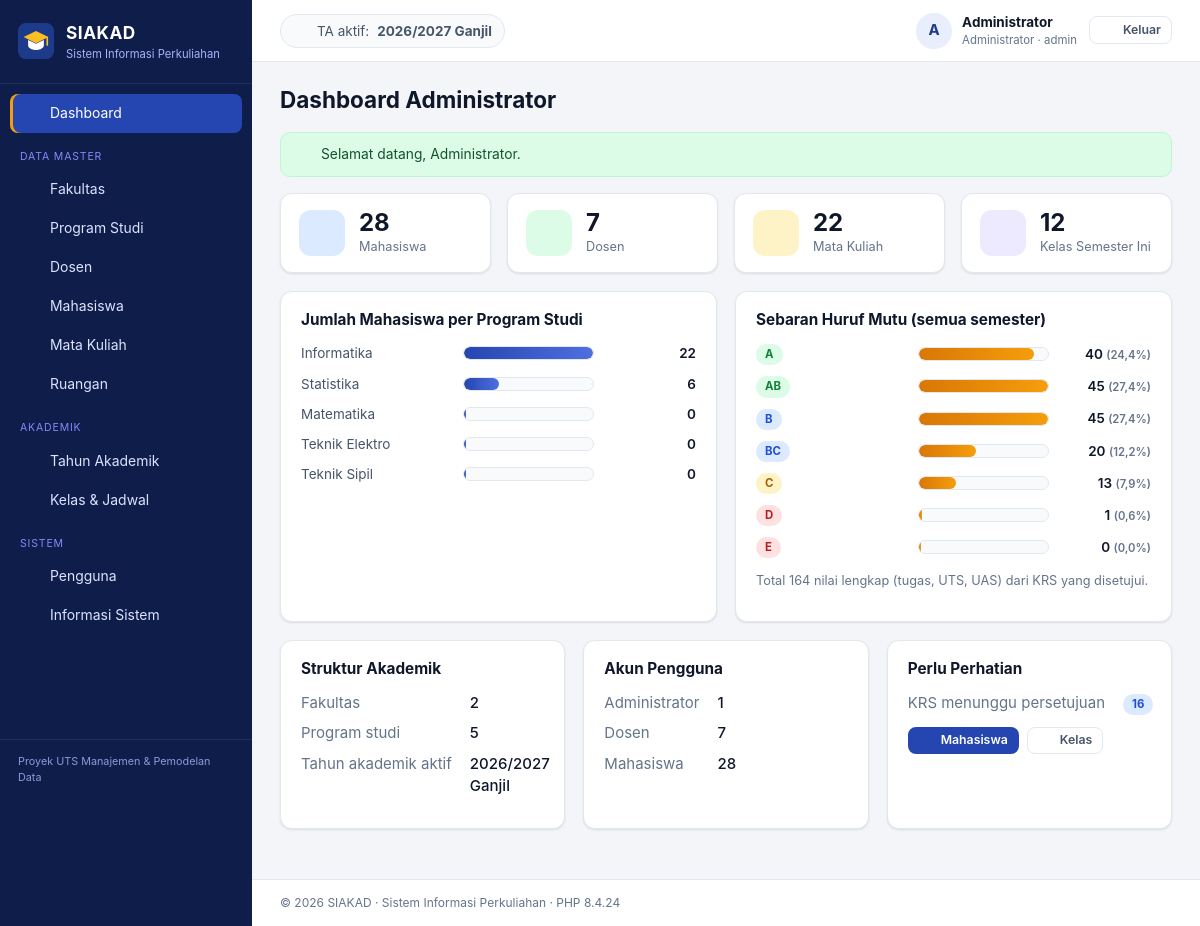
Page /index.php?page=dashboard (signed in) on the committed database.
### tables this page shows
CREATE TABLE tahun_akademik (
  id_ta       INT UNSIGNED NOT NULL AUTO_INCREMENT,
  tahun       CHAR(9)      NOT NULL,               
  semester    ENUM('Ganjil','Genap') NOT NULL,
  is_aktif    TINYINT(1)   NOT NULL DEFAULT 0,
  created_at  TIMESTAMP    NOT NULL DEFAULT CURRENT_TIMESTAMP,
  PRIMARY KEY (id_ta),
  UNIQUE KEY uq_ta (tahun, semester)
);

CREATE TABLE skala_nilai (
  huruf        VARCHAR(2)   NOT NULL,
  batas_bawah  DECIMAL(5,2) NOT NULL,
  batas_atas   DECIMAL(5,2) NOT NULL,
  bobot        DECIMAL(3,2) NOT NULL,
  PRIMARY KEY (huruf)
);

### app/core/Controller.php (called while the page is built, shortened)
<?php
abstract class Controller
{
    protected function render(string $view, array $data = [], string $layout = 'layouts/main'): void
    {
        $viewFile = APP_PATH . '/views/' . $view . '.php';
        extract($data, EXTR_SKIP);
        require $viewFile;
        $content = ob_get_clean();
        require APP_PATH . '/views/' . $layout . '.php';
    }
}

### app/controllers/DashboardController.php (called while the page is built, shortened)
<?php
class DashboardController extends Controller
{
    public function index(): void
    {
        $ta = (new TahunAkademik())->aktif();
        $idTa = $ta ? (int) $ta['id_ta'] : null;
        match (Auth::role()) {
            'admin'     => $this->admin($ta, $idTa),
            'dosen'     => $this->dosen($ta, $idTa),
            'mahasiswa' => $this->mahasiswa($ta, $idTa),
        };
    }
    private function admin(?array $ta, ?int $idTa): void
    {
        $stat = new Statistik();
        $this->render('dashboard/admin', [
            'title'      => 'Dashboard Administrator',
            'ta'         => $ta,
            'ringkasan'  => $stat->ringkasan($idTa),
            'perProdi'   => $stat->mahasiswaPerProdi(),
            'sebaran'    => $stat->sebaranHuruf(),
            'akun'       => (new User())->countByRole(),
        ]);
    }
}

### index.php (called while the page is built, shortened)
<?php
require APP_PATH . '/core/helpers.php';
spl_autoload_register(function (string $class): void {
    foreach (['core', 'controllers', 'models'] as $dir) {
        $file = APP_PATH . "/$dir/$class.php";
        if (is_file($file)) {
            return;
        }
    }
});
$page = (string) ($_GET['page'] ?? (Auth::check() ? 'dashboard' : 'login'));
$action = (string) ($_GET['action'] ?? 'index');
$method = lcfirst(str_replace(' ', '', ucwords(str_replace('-', ' ', $action))));
$controller = new $controllerClass();
try {
    $controller->$method();
} catch (PDOException $e) {
    error_log('[SIAKAD] ' . $e->getMessage());
    if ($_SERVER['REQUEST_METHOD'] === 'POST') {
        flash('error', db_error_message($e));
        $back = $_SERVER['HTTP_REFERER'] ?? url($page);
        header('Location: ' . $back);
        exit;
    }
    abort(500, db_error_message($e));
}

### app/core/Model.php (called while the page is built, shortened)
<?php
abstract class Model
{
    protected PDO $db;
    public function __construct()
    {
        $this->db = Database::connection();
    }
    protected function fetchAll(string $sql, array $params = []): array
    {
        $stmt = $this->db->prepare($sql);
        $stmt->execute($params);
        return $stmt->fetchAll();
    }
    protected function fetchOne(string $sql, array $params = []): ?array
    {
        $stmt = $this->db->prepare($sql);
        $stmt->execute($params);
        $row = $stmt->fetch();
        return $row === false ? null : $row;
    }
}

### app/core/Database.php (called while the page is built)
<?php
final class Database
{
    private static ?PDO $pdo = null;
    public static function connection(): PDO
    {
        if (self::$pdo === null) {
            $c = config();
            $dsn = sprintf(
                'mysql:host=%s;port=%d;dbname=%s;charset=utf8mb4',
                $c['db_host'],
                $c['db_port'],
                $c['db_name']
            );
            self::$pdo = new PDO($dsn, $c['db_user'], $c['db_pass'], [
                PDO::ATTR_ERRMODE            => PDO::ERRMODE_EXCEPTION,
                PDO::ATTR_DEFAULT_FETCH_MODE => PDO::FETCH_ASSOC,
                PDO::ATTR_EMULATE_PREPARES   => false,
            ]);
            self::$pdo->exec("SET time_zone = '+07:00'");
        }
        return self::$pdo;
    }
}

### app/models/Statistik.php (called while the page is built, shortened)
<?php
class Statistik extends Model
{
    public function ringkasan(?int $idTa): array
    {
        return $this->fetchOne(
            "SELECT
                (SELECT COUNT(*) FROM fakultas)      AS fakultas,
                (SELECT COUNT(*) FROM program_studi) AS prodi,
                (SELECT COUNT(*) FROM dosen)         AS dosen,
                (SELECT COUNT(*) FROM mahasiswa)     AS mahasiswa,
                (SELECT COUNT(*) FROM mata_kuliah)   AS mata_kuliah,
                (SELECT COUNT(*) FROM kelas WHERE id_ta = ?) AS kelas_aktif,
                (SELECT COUNT(*) FROM krs k JOIN kelas kl ON kl.id_kelas = k.id_kelas
                  WHERE kl.id_ta = ? AND k.status = 'Diajukan') AS krs_menunggu",
            [$idTa, $idTa]
        ) ?? [];
    }
    public function mahasiswaPerProdi(): array
    {
        return $this->fetchAll(
            "SELECT p.nama_prodi, COUNT(m.id_mahasiswa) AS jumlah
             FROM program_studi p
             LEFT JOIN mahasiswa m ON m.id_prodi = p.id_prodi
             GROUP BY p.id_prodi
             ORDER BY jumlah DESC, p.nama_prodi"
        );
    }
    public function sebaranHuruf(?int $idTa = null): array
    {
        $sql = "SELECT s.huruf, COUNT(v.id_nilai) AS jumlah
                FROM skala_nilai s
                LEFT JOIN v_nilai_akhir v ON v.huruf = s.huruf" . ($idTa ? ' AND v.id_ta = ?' : '') . "
                GROUP BY s.huruf, s.batas_bawah
                ORDER BY s.batas_bawah DESC";
        return $this->fetchAll($sql, $idTa ? [$idTa] : []);
    }
}

### config/config.php (called while the page is built, shortened)
<?php
$env = static function (string $key, $default) {
    $value = getenv($key);
    return $value === false || $value === '' ? $default : $value;
};
$config = [
    'app_name'     => 'SIAKAD',
    'app_subtitle' => 'Sistem Informasi Perkuliahan',
    'db_host'      => $env('DB_HOST', '127.0.0.1'),
    'db_port'      => (int) $env('DB_PORT', 3306),
    'db_name'      => $env('DB_NAME', 'db_siakad'),
    'db_user'      => $env('DB_USER', 'root'),
    'db_pass'      => $env('DB_PASS', ''),
    'timezone'     => 'Asia/Jakarta',
    'debug'        => filter_var($env('APP_DEBUG', false), FILTER_VALIDATE_BOOLEAN),
];
$local = __DIR__ . '/config.local.php';
return $config;

### app/models/TahunAkademik.php (called while the page is built, shortened)
<?php
class TahunAkademik extends Model
{
    public function aktif(): ?array
    {
        return $this->fetchOne('SELECT * FROM tahun_akademik WHERE is_aktif = 1 LIMIT 1');
    }
}

### app/core/Auth.php (called while the page is built, shortened)
<?php
final class Auth
{
    public static function user(): ?array
    {
        return $_SESSION['user'] ?? null;
    }
}

### app/models/User.php (called while the page is built, shortened)
<?php
class User extends Model
{
    public function countByRole(): array
    {
        return array_column($this->fetchAll('SELECT role, COUNT(*) AS n FROM users GROUP BY role'), 'n', 'role');
    }
}

### app/views/dashboard/admin.php (the view)
<?php
$cards = [
    ['Mahasiswa', $ringkasan['mahasiswa'] ?? 0, 'users', 'admin/mahasiswa', 'c-blue'],
    ['Dosen', $ringkasan['dosen'] ?? 0, 'user', 'admin/dosen', 'c-green'],
    ['Mata Kuliah', $ringkasan['mata_kuliah'] ?? 0, 'book', 'admin/mata-kuliah', 'c-amber'],
    ['Kelas Semester Ini', $ringkasan['kelas_aktif'] ?? 0, 'grid', 'admin/kelas', 'c-purple'],
];
$maxProdi = max(array_column($perProdi, 'jumlah') ?: [1]) ?: 1;
$maxHuruf = max(array_column($sebaran, 'jumlah') ?: [1]) ?: 1;
$totalNilai = array_sum(array_column($sebaran, 'jumlah'));
?>
<div class="stat-grid">
    <?php foreach ($cards as [$label, $value, $ic, $link, $color]): ?>
        <a class="stat-card <?= $color ?>" href="<?= e(url($link)) ?>">
            <div class="stat-icon"><?= icon($ic, 22) ?></div>
            <div>
                <div class="stat-value"><?= e($value) ?></div>
                <div class="stat-label"><?= e($label) ?></div>
            </div>
        </a>
    <?php endforeach; ?>
</div>
<div class="grid-2">
    <section class="card">
        <div class="card-head"><h2>Jumlah Mahasiswa per Program Studi</h2></div>
        <div class="bars">
            <?php foreach ($perProdi as $p): ?>
                <div class="bar-row">
                    <span class="bar-label"><?= e($p['nama_prodi']) ?></span>
                    <span class="bar-track"><span class="bar-fill" style="width: <?= round($p['jumlah'] / $maxProdi * 100) ?>%"></span></span>
                    <span class="bar-value"><?= e($p['jumlah']) ?></span>
                </div>
            <?php endforeach; ?>
        </div>
    </section>
    <section class="card">
        <div class="card-head"><h2>Sebaran Huruf Mutu (semua semester)</h2></div>
        <div class="bars">
            <?php foreach ($sebaran as $s): ?>
                <div class="bar-row">
                    <span class="bar-label"><span class="badge <?= badge_class($s['huruf']) ?>"><?= e($s['huruf']) ?></span></span>
                    <span class="bar-track"><span class="bar-fill alt" style="width: <?= round($s['jumlah'] / $maxHuruf * 100) ?>%"></span></span>
                    <span class="bar-value"><?= e($s['jumlah']) ?> <small class="muted">(<?= $totalNilai ? angka($s['jumlah'] / $totalNilai * 100, 1) : 0 ?>%)</small></span>
                </div>
            <?php endforeach; ?>
        </div>
        <p class="muted small">Total <?= e($totalNilai) ?> nilai lengkap (tugas, UTS, UAS) dari KRS yang disetujui.</p>
    </section>
</div>
<div class="grid-3">
    <section class="card">
        <div class="card-head"><h2>Struktur Akademik</h2></div>
        <dl class="kv">
            <dt>Fakultas</dt><dd><?= e($ringkasan['fakultas'] ?? 0) ?></dd>
            <dt>Program studi</dt><dd><?= e($ringkasan['prodi'] ?? 0) ?></dd>
            <dt>Tahun akademik aktif</dt><dd><?= $ta ? e($ta['tahun'] . ' ' . $ta['semester']) : '-' ?></dd>
        </dl>
    </section>
    <section class="card">
        <div class="card-head"><h2>Akun Pengguna</h2></div>
        <dl class="kv">
            <dt>Administrator</dt><dd><?= e($akun['admin'] ?? 0) ?></dd>
            <dt>Dosen</dt><dd><?= e($akun['dosen'] ?? 0) ?></dd>
            <dt>Mahasiswa</dt><dd><?= e($akun['mahasiswa'] ?? 0) ?></dd>
        </dl>
    </section>
    <section class="card">
        <div class="card-head"><h2>Perlu Perhatian</h2></div>
        <dl class="kv">
            <dt>KRS menunggu persetujuan</dt><dd><span class="badge badge-info"><?= e($ringkasan['krs_menunggu'] ?? 0) ?></span></dd>
        </dl>
        <div class="quick-links">
            <a class="btn btn-sm btn-primary" href="<?= e(url('admin/mahasiswa', ['action' => 'create'])) ?>"><?= icon('plus', 15) ?><span>Mahasiswa</span></a>
            <a class="btn btn-sm btn-ghost" href="<?= e(url('admin/kelas', ['action' => 'create'])) ?>"><?= icon('plus', 15) ?><span>Kelas</span></a>
        </div>
    </section>
</div>

### app/views/layouts/main.php (shortened to what this page needs)
<?php
$user = Auth::user();
$role = $user['role'];
$taAktif = (new TahunAkademik())->aktif();
$menu = [
    'admin' => [
        ['Dashboard', 'dashboard', 'home'],
        ['__', 'Data Master'],
        ['Fakultas', 'admin/fakultas', 'building'],
        ['Program Studi', 'admin/prodi', 'layers'],
        ['Dosen', 'admin/dosen', 'user'],
        ['Mahasiswa', 'admin/mahasiswa', 'users'],
        ['Mata Kuliah', 'admin/mata-kuliah', 'book'],
        ['Ruangan', 'admin/ruangan', 'map'],
        ['__', 'Akademik'],
        ['Tahun Akademik', 'admin/tahun-akademik', 'calendar'],
        ['Kelas & Jadwal', 'admin/kelas', 'grid'],
        ['__', 'Sistem'],
        ['Pengguna', 'admin/pengguna', 'key'],
        ['Informasi Sistem', 'admin/sistem', 'server'],
    ],
    'dosen' => [
        ['Dashboard', 'dashboard', 'home'],
        ['__', 'Pengajaran'],
        ['Kelas & Input Nilai', 'dosen/kelas', 'clipboard'],
        ['Perwalian (KRS)', 'dosen/perwalian', 'users'],
    ],
    'mahasiswa' => [
        ['Dashboard', 'dashboard', 'home'],
        ['__', 'Akademik'],
        ['Isi KRS', 'mahasiswa/krs', 'clipboard'],
        ['Kartu Hasil Studi', 'mahasiswa/khs', 'file'],
        ['Transkrip Nilai', 'mahasiswa/transkrip', 'award'],
    ],
][$role];
$roleLabel = ['admin' => 'Administrator', 'dosen' => 'Dosen', 'mahasiswa' => 'Mahasiswa'][$role];
?>
<!doctype html>
<html lang="id">
<head>
    <link rel="stylesheet" href="<?= e(asset('css/style.css')) ?>">
</head>
<body class="role-<?= e($role) ?>">
<div class="app">
    <aside class="sidebar" id="sidebar">
        <a class="brand" href="<?= e(url('dashboard')) ?>">
            <img src="<?= e(asset('img/logo.svg')) ?>" alt="" width="36" height="36">
            <span>
                <strong><?= e(config('app_name')) ?></strong>
                <small><?= e(config('app_subtitle')) ?></small>
            </span>
        </a>
        <nav class="nav">
            <?php foreach ($menu as $item): ?>
                <?php if ($item[0] === '__'): ?>
                    <div class="nav-section"><?= e($item[1]) ?></div>
                <?php else: ?>
                    <a class="nav-link<?= $item[1] === 'dashboard' ? (($_GET['page'] ?? 'dashboard') === 'dashboard' ? ' active' : '') : is_active_page($item[1]) ?>"
                       href="<?= e(url($item[1])) ?>"><?= icon($item[2]) ?><span><?= e($item[0]) ?></span></a>
                <?php endif; ?>
            <?php endforeach; ?>
        </nav>
        <div class="sidebar-foot">Proyek UTS Manajemen &amp; Pemodelan Data</div>
    </aside>
    <div class="main">
        <header class="topbar">
            <div class="topbar-ta">
                <?= icon('calendar', 16) ?>
                <?php if ($taAktif): ?>
                    TA aktif: <strong><?= e($taAktif['tahun']) ?> <?= e($taAktif['semester']) ?></strong>
                <?php else: ?>
                    Belum ada tahun akademik aktif
                <?php endif; ?>
            </div>
            <div class="topbar-user">
                <a href="<?= e(url('profil')) ?>" class="user-chip">
                    <span class="avatar"><?= e(mb_strtoupper(mb_substr(preg_replace('/^(Dr\.|Ir\.)\s*/', '', $user['nama']), 0, 1))) ?></span>
                    <span class="user-meta">
                        <strong><?= e($user['nama']) ?></strong>
                        <small><?= e($roleLabel) ?> · <?= e($user['username']) ?></small>
                    </span>
                </a>
                <form method="post" action="<?= e(url('logout', ['action' => 'logout'])) ?>">
                    <button class="btn btn-sm btn-ghost" type="submit"><?= icon('logout', 16) ?><span>Keluar</span></button>
                </form>
            </div>
        </header>
        <main class="content">
            <div class="page-head">
                <h1><?= e($title ?? '') ?></h1>
            </div>
            <?php foreach (['success', 'error'] as $type): ?>
                <?php if ($msg = flash($type)): ?>
                    <div class="alert alert-<?= $type ?>" role="alert">
                        <?= icon($type === 'success' ? 'check' : 'x', 16) ?><span><?= e($msg) ?></span>
                    </div>
                <?php endif; ?>
            <?php endforeach; ?>
            <?= $content ?>
        </main>
        <footer class="footer">
            &copy; <?= date('Y') ?> <?= e(config('app_name')) ?> · <?= e(config('app_subtitle')) ?> · PHP <?= PHP_VERSION ?>
        </footer>
    </div>
</div>
</body>
</html>

### rows in the picture
tahun_akademik: tahun "2026/2027", semester "Ganjil", tahun+semester "2026/2027 Ganjil"
skala_nilai: huruf "A", $s['jumlah'] / $maxHuruf * 100 89 (drawn), jumlah "40", jumlah "24,4"
skala_nilai: huruf "AB", $s['jumlah'] / $maxHuruf * 100 100 (drawn), jumlah "45", jumlah "27,4"
skala_nilai: huruf "B", $s['jumlah'] / $maxHuruf * 100 100 (drawn), jumlah "45", jumlah "27,4"
skala_nilai: huruf "BC", $s['jumlah'] / $maxHuruf * 100 44 (drawn), jumlah "20", jumlah "12,2"
skala_nilai: huruf "C", $s['jumlah'] / $maxHuruf * 100 29 (drawn), jumlah "13", jumlah "7,9"
skala_nilai: huruf "D", $s['jumlah'] / $maxHuruf * 100 2 (drawn), jumlah "1", jumlah "0,6"
skala_nilai: huruf "E", jumlah "0", jumlah "0,0"

### other values in the picture
config('app_name') "SIAKAD"
config('app_subtitle') "Sistem Informasi Perkuliahan"
$item[0] "Dashboard"
$item[1] "DATA MASTER"
$item[0] "Fakultas"
$item[0] "Program Studi"
$item[0] "Dosen"
$item[0] "Mahasiswa"
$item[0] "Mata Kuliah"
$item[0] "Ruangan"
$item[1] "AKADEMIK"
$item[0] "Tahun Akademik"
$item[0] "Kelas & Jadwal"
$item[1] "SISTEM"
$item[0] "Pengguna"
